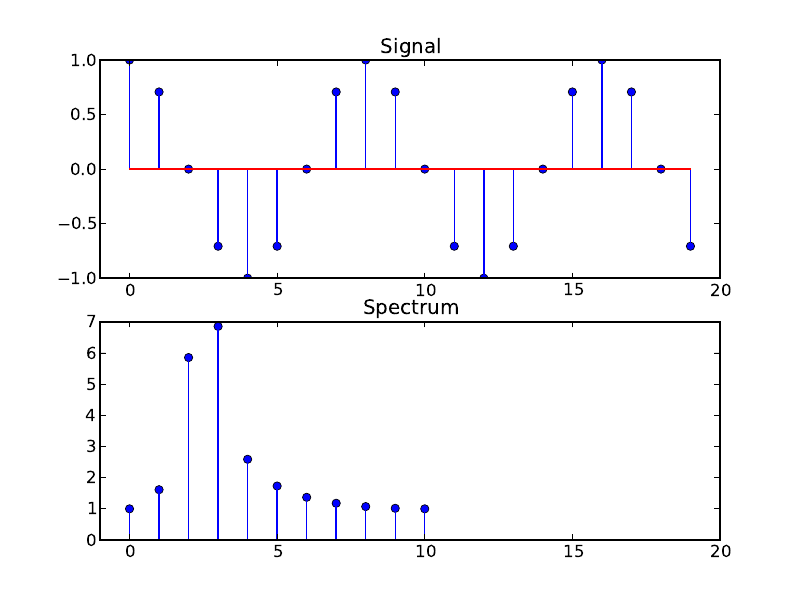

Python code for this plot:
# FFT_test05.py

# Real FFT

import numpy as np
from matplotlib import pyplot as plt

N = 20
n = np.linspace(0, N-1, N)  # N points from 0 to N-1 inclusive
x = np.cos(2.5 * 2.0 * np.pi / N * n)
X = np.fft.rfft(x)
g = np.fft.irfft(X)
err = x - g                 # reconstruction error

print 'max(abs(err)) = ', np.max(np.abs(err))

fig = plt.figure(1)

plt.subplot(2, 1, 1)
plt.stem(n, x)
plt.xlim(-1, N)
plt.title('Signal')

k = range(len(X))

plt.subplot(2, 1, 2)
plt.stem(k, abs(X))
plt.xlim(-1, N)
plt.title('Spectrum')

fig.savefig('FFT_test05.pdf')
plt.show()


